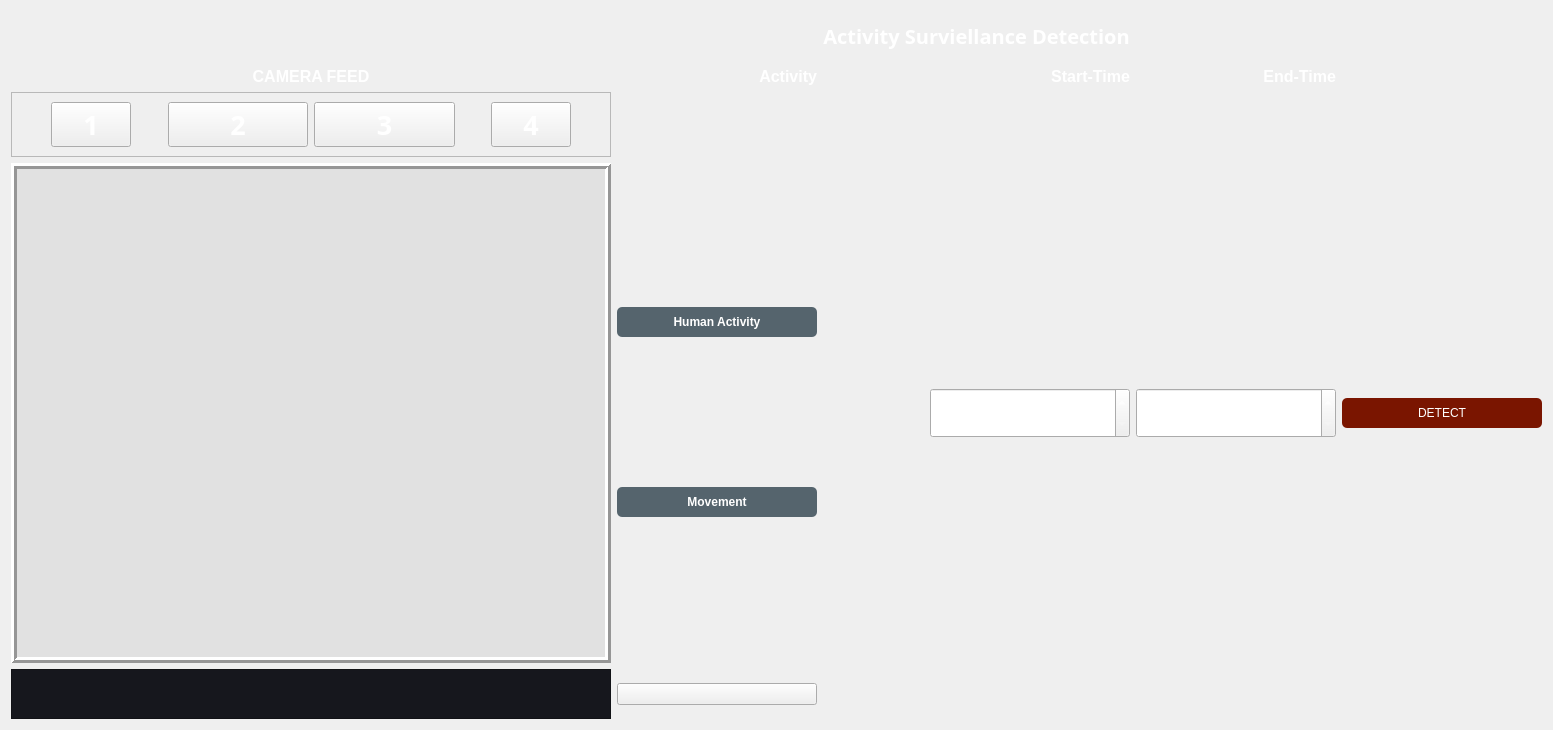
         <widget class="QWidget" name="intrusion_detection">
          <property name="styleSheet">
           <string notr="true">color: rgb(255,255,255);

</string>
          </property>
          <layout class="QGridLayout" name="gridLayout_4">
           <item row="5" column="2" alignment="Qt::AlignRight">
            <widget class="QDateTimeEdit" name="start_time_1">
             <property name="minimumSize">
              <size>
               <width>200</width>
               <height>50</height>
              </size>
             </property>
             <property name="maximumSize">
              <size>
               <width>200</width>
               <height>50</height>
              </size>
             </property>
            </widget>
           </item>
           <item row="3" column="3">
            <widget class="QLabel" name="label_11">
             <property name="font">
              <font>
               <pointsize>12</pointsize>
               <weight>75</weight>
               <bold>true</bold>
              </font>
             </property>
             <property name="styleSheet">
              <string notr="true"/>
             </property>
             <property name="text">
              <string>End-Time</string>
             </property>
             <property name="alignment">
              <set>Qt::AlignRight|Qt::AlignTrailing|Qt::AlignVCenter</set>
             </property>
            </widget>
           </item>
           <item row="3" column="0">
            <widget class="QLabel" name="system_sytem">
             <property name="font">
              <font>
               <pointsize>12</pointsize>
               <weight>75</weight>
               <bold>true</bold>
              </font>
             </property>
             <property name="styleSheet">
              <string notr="true"/>
             </property>
             <property name="text">
              <string>CAMERA FEED</string>
             </property>
             <property name="alignment">
              <set>Qt::AlignCenter</set>
             </property>
            </widget>
           </item>
           <item row="5" column="3" alignment="Qt::AlignRight">
            <widget class="QDateTimeEdit" name="end_time_1">
             <property name="minimumSize">
              <size>
               <width>200</width>
               <height>50</height>
              </size>
             </property>
             <property name="maximumSize">
              <size>
               <width>200</width>
               <height>50</height>
              </size>
             </property>
            </widget>
           </item>
           <item row="5" column="0">
            <widget class="QLabel" name="surviellance_op_1">
             <property name="minimumSize">
              <size>
               <width>600</width>
               <height>500</height>
              </size>
             </property>
             <property name="maximumSize">
              <size>
               <width>16777215</width>
               <height>16777215</height>
              </size>
             </property>
             <property name="font">
              <font>
               <weight>75</weight>
               <bold>true</bold>
              </font>
             </property>
             <property name="styleSheet">
              <string notr="true">background-color: rgb(225, 225, 225)</string>
             </property>
             <property name="frameShape">
              <enum>QFrame::Box</enum>
             </property>
             <property name="frameShadow">
              <enum>QFrame::Raised</enum>
             </property>
             <property name="lineWidth">
              <number>3</number>
             </property>
             <property name="text">
              <string/>
             </property>
             <property name="scaledContents">
              <bool>true</bool>
             </property>
            </widget>
           </item>
           <item row="1" column="2">
            <widget class="QLabel" name="label_8">
             <property name="minimumSize">
              <size>
               <width>0</width>
               <height>50</height>
              </size>
             </property>
             <property name="font">
              <font>
               <family>Eras Bold ITC</family>
               <pointsize>15</pointsize>
               <weight>75</weight>
               <italic>false</italic>
               <bold>true</bold>
               <underline>false</underline>
              </font>
             </property>
             <property name="styleSheet">
              <string notr="true"/>
             </property>
             <property name="frameShape">
              <enum>QFrame::NoFrame</enum>
             </property>
             <property name="frameShadow">
              <enum>QFrame::Plain</enum>
             </property>
             <property name="text">
              <string>Activity Surviellance Detection</string>
             </property>
             <property name="alignment">
              <set>Qt::AlignCenter</set>
             </property>
            </widget>
           </item>
           <item row="5" column="1">
            <layout class="QVBoxLayout" name="verticalLayout_3">
             <item alignment="Qt::AlignRight">
              <widget class="QPushButton" name="human_det_btn_1">
               <property name="minimumSize">
                <size>
                 <width>200</width>
                 <height>30</height>
                </size>
               </property>
               <property name="font">
                <font>
                 <weight>75</weight>
                 <bold>true</bold>
                </font>
               </property>
               <property name="styleSheet">
                <string notr="true">background-color:rgb(85, 100, 109);
color: rgb(255,255,255);
border-radius: 5;

</string>
               </property>
               <property name="text">
                <string>Human Activity</string>
               </property>
              </widget>
             </item>
             <item alignment="Qt::AlignRight">
              <widget class="QPushButton" name="mov_det_btn_1">
               <property name="minimumSize">
                <size>
                 <width>200</width>
                 <height>30</height>
                </size>
               </property>
               <property name="font">
                <font>
                 <weight>75</weight>
                 <bold>true</bold>
                </font>
               </property>
               <property name="styleSheet">
                <string notr="true">background-color:rgb(85, 100, 109);
color: rgb(255,255,255);
border-radius: 5;

</string>
               </property>
               <property name="text">
                <string>Movement</string>
               </property>
              </widget>
             </item>
            </layout>
           </item>
           <item row="5" column="4">
            <widget class="QPushButton" name="start_detecting_btn_1">
             <property name="minimumSize">
              <size>
               <width>200</width>
               <height>30</height>
              </size>
             </property>
             <property name="maximumSize">
              <size>
               <width>200</width>
               <height>30</height>
              </size>
             </property>
             <property name="styleSheet">
              <string notr="true">background-color:rgb(122, 21, 0);
color: rgb(255,255,255);
border-radius: 5;

</string>
             </property>
             <property name="text">
              <string>DETECT</string>
             </property>
            </widget>
           </item>
           <item row="3" column="2">
            <widget class="QLabel" name="label_10">
             <property name="font">
              <font>
               <pointsize>12</pointsize>
               <weight>75</weight>
               <bold>true</bold>
              </font>
             </property>
             <property name="styleSheet">
              <string notr="true"/>
             </property>
             <property name="text">
              <string>Start-Time</string>
             </property>
             <property name="alignment">
              <set>Qt::AlignRight|Qt::AlignTrailing|Qt::AlignVCenter</set>
             </property>
            </widget>
           </item>
           <item row="3" column="1">
            <widget class="QLabel" name="label_9">
             <property name="font">
              <font>
               <pointsize>12</pointsize>
               <weight>75</weight>
               <bold>true</bold>
              </font>
             </property>
             <property name="styleSheet">
              <string notr="true"/>
             </property>
             <property name="text">
              <string>Activity</string>
             </property>
             <property name="alignment">
              <set>Qt::AlignRight|Qt::AlignTrailing|Qt::AlignVCenter</set>
             </property>
             <property name="wordWrap">
              <bool>false</bool>
             </property>
            </widget>
           </item>
           <item row="4" column="0">
            <widget class="QFrame" name="frame_27">
             <property name="frameShape">
              <enum>QFrame::StyledPanel</enum>
             </property>
             <property name="frameShadow">
              <enum>QFrame::Raised</enum>
             </property>
             <layout class="QHBoxLayout" name="horizontalLayout_22">
              <item alignment="Qt::AlignHCenter">
               <widget class="QPushButton" name="pushButton_14">
                <property name="font">
                 <font>
                  <family>Arial Black</family>
                  <pointsize>20</pointsize>
                  <weight>75</weight>
                  <bold>true</bold>
                 </font>
                </property>
                <property name="text">
                 <string>1</string>
                </property>
                <property name="icon">
                 <iconset>
                  <normaloff>icons/feather/cctv-svgrepo-com (1).svg</normaloff>icons/feather/cctv-svgrepo-com (1).svg</iconset>
                </property>
                <property name="iconSize">
                 <size>
                  <width>40</width>
                  <height>40</height>
                 </size>
                </property>
               </widget>
              </item>
              <item>
               <widget class="QPushButton" name="pushButton_16">
                <property name="font">
                 <font>
                  <family>Arial Black</family>
                  <pointsize>20</pointsize>
                  <weight>75</weight>
                  <bold>true</bold>
                 </font>
                </property>
                <property name="text">
                 <string>2</string>
                </property>
                <property name="icon">
                 <iconset>
                  <normaloff>icons/feather/cctv-svgrepo-com (1).svg</normaloff>icons/feather/cctv-svgrepo-com (1).svg</iconset>
                </property>
                <property name="iconSize">
                 <size>
                  <width>40</width>
                  <height>40</height>
                 </size>
                </property>
               </widget>
              </item>
              <item>
               <widget class="QPushButton" name="pushButton_17">
                <property name="font">
                 <font>
                  <family>Arial Black</family>
                  <pointsize>20</pointsize>
                  <weight>75</weight>
                  <bold>true</bold>
                 </font>
                </property>
                <property name="text">
                 <string>3</string>
                </property>
                <property name="icon">
                 <iconset>
                  <normaloff>icons/feather/cctv-svgrepo-com (1).svg</normaloff>icons/feather/cctv-svgrepo-com (1).svg</iconset>
                </property>
                <property name="iconSize">
                 <size>
                  <width>40</width>
                  <height>40</height>
                 </size>
                </property>
               </widget>
              </item>
              <item alignment="Qt::AlignHCenter">
               <widget class="QPushButton" name="pushButton_15">
                <property name="font">
                 <font>
                  <family>Arial Black</family>
                  <pointsize>20</pointsize>
                  <weight>75</weight>
                  <bold>true</bold>
                 </font>
                </property>
                <property name="text">
                 <string>4</string>
                </property>
                <property name="icon">
                 <iconset>
                  <normaloff>icons/feather/cctv-svgrepo-com (1).svg</normaloff>icons/feather/cctv-svgrepo-com (1).svg</iconset>
                </property>
                <property name="iconSize">
                 <size>
                  <width>40</width>
                  <height>40</height>
                 </size>
                </property>
               </widget>
              </item>
             </layout>
            </widget>
           </item>
           <item row="6" column="0">
            <widget class="QTextBrowser" name="textBrowser_2">
             <property name="maximumSize">
              <size>
               <width>600</width>
               <height>50</height>
              </size>
             </property>
             <property name="font">
              <font>
               <pointsize>15</pointsize>
               <weight>75</weight>
               <bold>true</bold>
              </font>
             </property>
             <property name="styleSheet">
              <string notr="true">background-color:rgb(22, 23, 29)</string>
             </property>
            </widget>
           </item>
           <item row="6" column="1">
            <widget class="QPushButton" name="pushButton_18">
             <property name="text">
              <string/>
             </property>
             <property name="icon">
              <iconset>
               <normaloff>icons/video_player/pause-svgrepo-com (1).svg</normaloff>icons/video_player/pause-svgrepo-com (1).svg</iconset>
             </property>
             <property name="iconSize">
              <size>
               <width>20</width>
               <height>20</height>
              </size>
             </property>
            </widget>
           </item>
          </layout>
         </widget>
